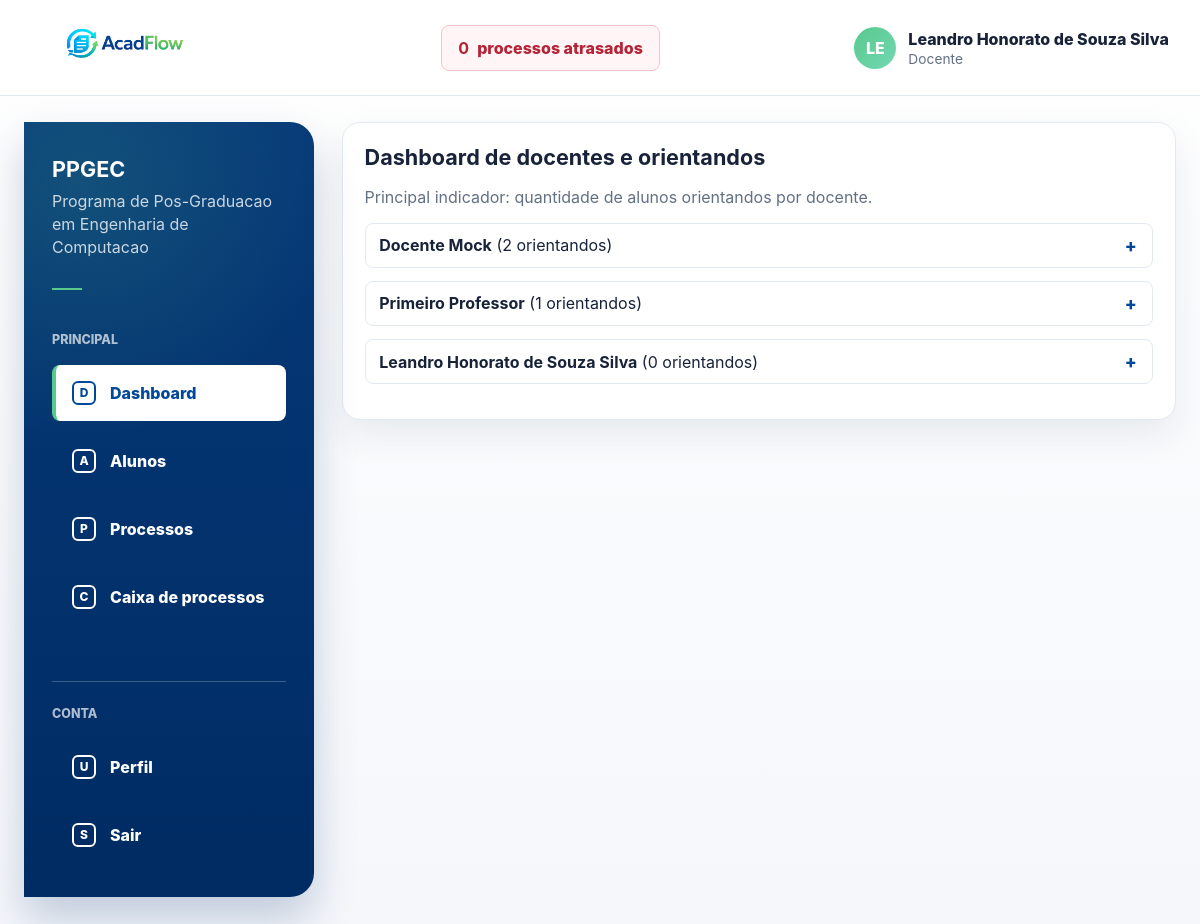
The page /coordenacao/dashboard/ (signed in) on the database its author committed.
### processos/models.py (models this page shows, shortened)
class User(AbstractUser):
    class TipoUsuario(models.TextChoices):
        ALUNO = "ALUNO", "Aluno"
        DOCENTE = "DOCENTE", "Docente"
        SERVIDOR = "SERVIDOR", "Servidor"
    username = None
    first_name = None
    last_name = None
    nome = models.CharField(max_length=255)
    email = models.EmailField(unique=True)
    tipo_usuario = models.CharField(
        max_length=20,
        choices=TipoUsuario.choices,
        default=TipoUsuario.SERVIDOR,
    )
    USERNAME_FIELD = "email"
    REQUIRED_FIELDS = ["nome"]
    objects = UserManager()
    class Meta:
        ordering = ["nome", "email"]

class Docente(User):
    externo = models.BooleanField(default=False)
    permanente = models.BooleanField(default=False)
    coordenador = models.BooleanField(default=False)
    class Meta:
        verbose_name = "Docente"
        verbose_name_plural = "Docentes"

### processos/views.py (the view)
# urls.py: path("coordenacao/dashboard/", coordenacao_dashboard_view, name="coordenacao_dashboard"),
@login_required
def coordenacao_dashboard_view(request):
    if not _can_view_dashboard(request.user):
        raise PermissionDenied("Acesso restrito a coordenadores e servidores.")
    docentes = (
        Docente.objects.prefetch_related("orientandos")
        .annotate(total_orientandos=Count("orientandos"))
        .order_by("-total_orientandos", "nome")
    )
    return render(
        request,
        "processos/coordenacao_dashboard.html",
        {
            "docentes": docentes,
            "is_coordenador": _is_coordenador(request.user),
            "has_gestao_access": True,
            "can_view_dashboard": _can_view_dashboard(request.user),
            "can_view_processos": _can_view_processos(request.user),
            "can_view_caixa": _can_view_caixa(request.user),
        },
    )

### processos/context_processors.py (called while the page is built)
def processos_atrasados(request):
    if not request.user.is_authenticated:
        return {}
    return {
        "processos_atrasados_count": processos_atrasados_queryset(request.user).count(),
        "processos_atrasados_url": processos_atrasados_url(request.user),
    }

### processos/services.py (called while the page is built, shortened)
def processos_atrasados_base_queryset():
    return Processo.objects.filter(
        prazo_limite__lt=timezone.localdate(),
    ).exclude(status=Processo.StatusProcesso.FINALIZADO)

def processos_atrasados_queryset(user):
    queryset = processos_atrasados_base_queryset()
    if not user.is_authenticated:
        return queryset.none()
    if user.tipo_usuario == User.TipoUsuario.SERVIDOR:
        return queryset
    if user.tipo_usuario == User.TipoUsuario.DOCENTE:
        is_coordenador = Docente.objects.filter(pk=user.pk, coordenador=True).exists()
        if is_coordenador:
            return queryset
    return queryset.filter(usuario_criado_por=user)

def processos_atrasados_url(user):
    if user.is_authenticated and user.tipo_usuario in {User.TipoUsuario.SERVIDOR, User.TipoUsuario.DOCENTE}:
        if user.tipo_usuario == User.TipoUsuario.SERVIDOR or Docente.objects.filter(
            pk=user.pk,
            coordenador=True,
        ).exists():
            return f"{reverse('coordenacao_processos')}?atrasados=1"
    return f"{reverse('menu_meus_processos')}?my_atrasados=1"

### processos/views.py (called while the page is built)
def _is_docente(user):
    return user.is_authenticated and user.tipo_usuario == User.TipoUsuario.DOCENTE

def _is_coordenador(user):
    if not user.is_authenticated or user.tipo_usuario != User.TipoUsuario.DOCENTE:
        return False
    try:
        return bool(user.docente.coordenador)
    except Docente.DoesNotExist:
        return False

def _has_gestao_access(user):
    return _is_coordenador(user) or _is_servidor(user)

def _can_view_dashboard(user):
    return _has_gestao_access(user)

def _can_view_processos(user):
    return _is_coordenador(user) or _is_servidor(user)

def _can_view_caixa(user):
    return _is_docente(user) or _is_servidor(user)

### templates/processos/coordenacao_dashboard.html (shortened to what this page needs)
{% extends "base.html" %}
{% block content %}
<section class="card">
    <h1 class="section-title">Dashboard de docentes e orientandos</h1>
    <p class="muted">Principal indicador: quantidade de alunos orientandos por docente.</p>
    {% if docentes %}
        {% for docente in docentes %}
            <details class="docente-item">
                <summary>
                    <span>
                        <strong>{{ docente.nome }}</strong> ({{ docente.total_orientandos }} orientandos)
                    </span>
                    <span class="docente-toggle" aria-hidden="true"></span>
                </summary>
            </details>
        {% endfor %}
    {% else %}
        <p class="muted">Nenhum docente encontrado.</p>
    {% endif %}
</section>
{% endblock %}

### templates/base.html (shortened to what this page needs)
{% load static %}
<!doctype html>
<html lang="pt-BR">
<head>
    <link rel="stylesheet" href="{% static 'css/app.css' %}">
</head>
<body>
<div class="app-shell">
    {% if user.is_authenticated %}
        <header class="topbar">
            <div class="container topbar-content">
                <a class="brand" href="{% url 'home' %}" aria-label="AcadFlow">
                    <img class="brand-logo" src="{% static 'img/acadflow-logo.png' %}" alt="AcadFlow">
                </a>
                <a class="overdue-link" href="{{ processos_atrasados_url }}">
                    <strong>{{ processos_atrasados_count|default:0 }}</strong>
                    <span>processos atrasados</span>
                </a>
                <details class="user-menu">
                    <summary class="user-chip">
                        <span class="avatar" aria-hidden="true">{{ user.nome|default:user.email|slice:":2"|upper }}</span>
                        <span class="user-meta">
                            <span class="user-name">{{ user.nome }}</span>
                            <span class="user-role">{{ user.get_tipo_usuario_display }}</span>
                        </span>
                    </summary>
                </details>
            </div>
        </header>
    {% endif %}
    <main class="main-area">
        <div class="container">
            {% if user.is_authenticated %}
                <div class="layout">
                    <aside class="sidebar" aria-label="Menu principal">
                        <div class="sidebar-program">
                            <strong>PPGEC</strong>
                            <span>Programa de Pos-Graduacao em Engenharia de Computacao</span>
                            <span class="sidebar-rule"></span>
                        </div>
                        <p class="sidebar-label">Principal</p>
                        <ul class="side-menu">
                            {% if can_view_dashboard %}
                                <li>
                                    <a class="{% if request.resolver_match.url_name == 'coordenacao_dashboard' %}is-active{% endif %}" href="{% url 'coordenacao_dashboard' %}">
                                        <span class="side-icon">D</span>
                                        Dashboard
                                    </a>
                                </li>
                            {% endif %}
                            {% if has_gestao_access %}
                                <li>
                                    <a class="{% if request.resolver_match.url_name == 'coordenacao_alunos' %}is-active{% endif %}" href="{% url 'coordenacao_alunos' %}">
                                        <span class="side-icon">A</span>
                                        Alunos
                                    </a>
                                </li>
                            {% endif %}
                            {% if can_view_processos %}
                                <li>
                                    <a class="{% if request.resolver_match.url_name == 'coordenacao_processos' %}is-active{% endif %}" href="{% url 'coordenacao_processos' %}">
                                        <span class="side-icon">P</span>
                                        Processos
                                    </a>
                                </li>
                            {% endif %}
                            {% if can_view_caixa %}
                                <li>
                                    <a class="{% if request.resolver_match.url_name == 'coordenacao_caixa_processos' %}is-active{% endif %}" href="{% url 'coordenacao_caixa_processos' %}">
                                        <span class="side-icon">C</span>
                                        Caixa de processos
                                    </a>
                                </li>
                            {% endif %}
                        </ul>
                        <div class="sidebar-footer">
                            <p class="sidebar-label">Conta</p>
                            <ul class="side-menu">
                                <li>
                                    <a class="{% if request.resolver_match.url_name == 'me' %}is-active{% endif %}" href="{% url 'me' %}">
                                        <span class="side-icon">U</span>
                                        Perfil
                                    </a>
                                </li>
                                <li>
                                    <form method="post" action="{% url 'logout' %}" class="side-form">
                                        <button type="submit">
                                            <span class="side-icon">S</span>
                                            Sair
                                        </button>
                                    </form>
                                </li>
                            </ul>
                        </div>
                    </aside>
                    <section class="content-area">
            {% endif %}
            {% block content %}{% endblock %}
            {% if user.is_authenticated %}
                    </section>
                </div>
            {% endif %}
        </div>
    </main>
</div>
</body>
</html>

### templates/processos/coordenacao_dashboard.html (style rules this page uses)
.docente-item { margin-bottom: 0.8rem; }
.docente-item summary { list-style: none; cursor: pointer; border: 1px solid var(--color-border); border-radius: var(--radius-sm); padding: 0.7rem 0.85rem; background: #ffffff; display: flex; align-items: center; justify-content: space-between; gap: 0.8rem; }
.docente-toggle { font-weight: 800; color: var(--color-primary); font-size: 1.1rem; min-width: 1rem; text-align: center; }
.docente-item:not([open]) .docente-toggle::before { content: "+"; }

### rows shown on the page
User: nome "LE", nome "Leandro Honorato de Souza Silva", tipo_usuario "Docente"
Docente: nome "Docente Mock", total_orientandos "2"
Docente: nome "Primeiro Professor", total_orientandos "1"
Docente: nome "Leandro Honorato de Souza Silva", total_orientandos "0"

### other values the page prints
{{ processos_atrasados_count|default:0 }} "0"
